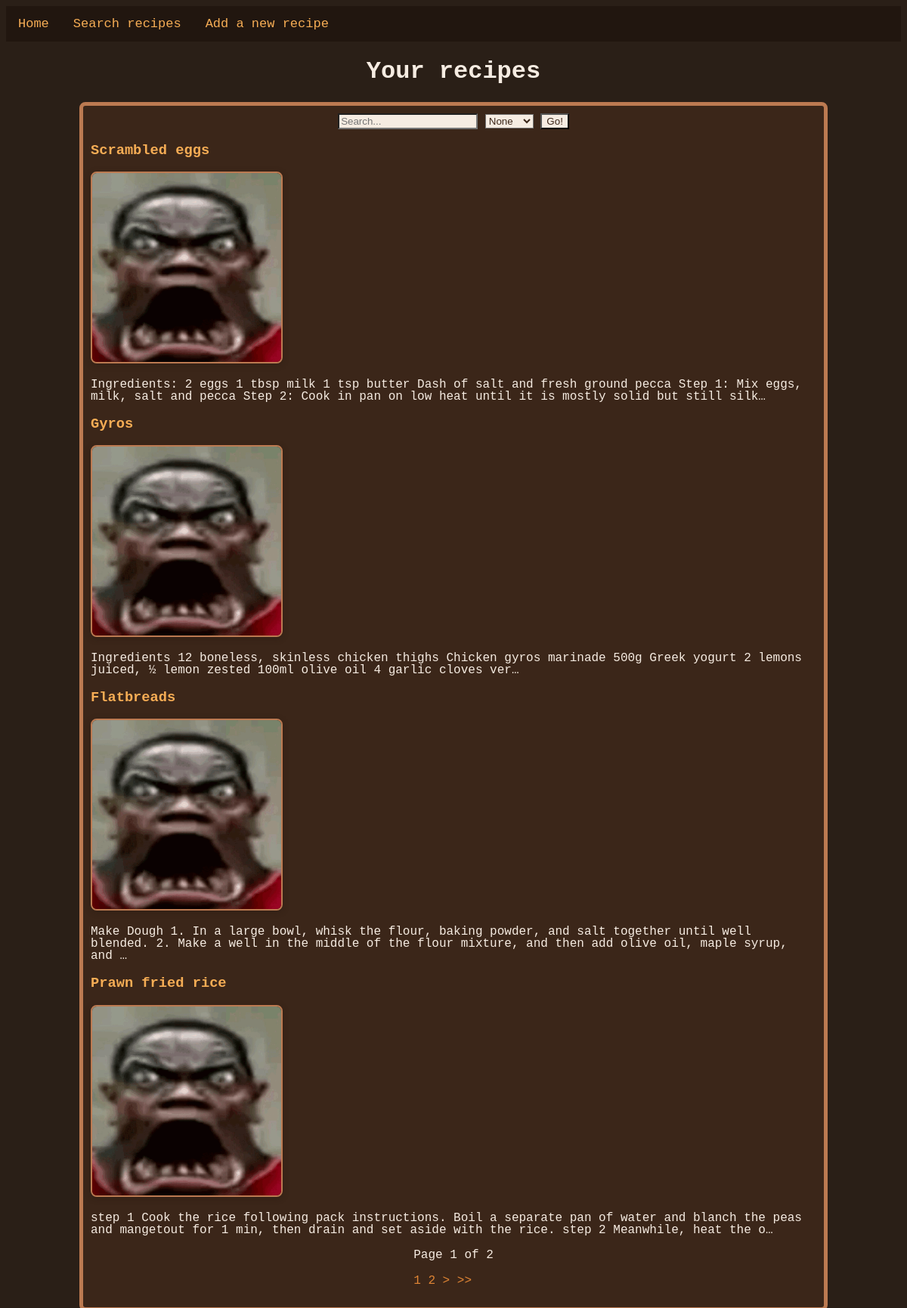
Before: /recipes/ with the older database file.
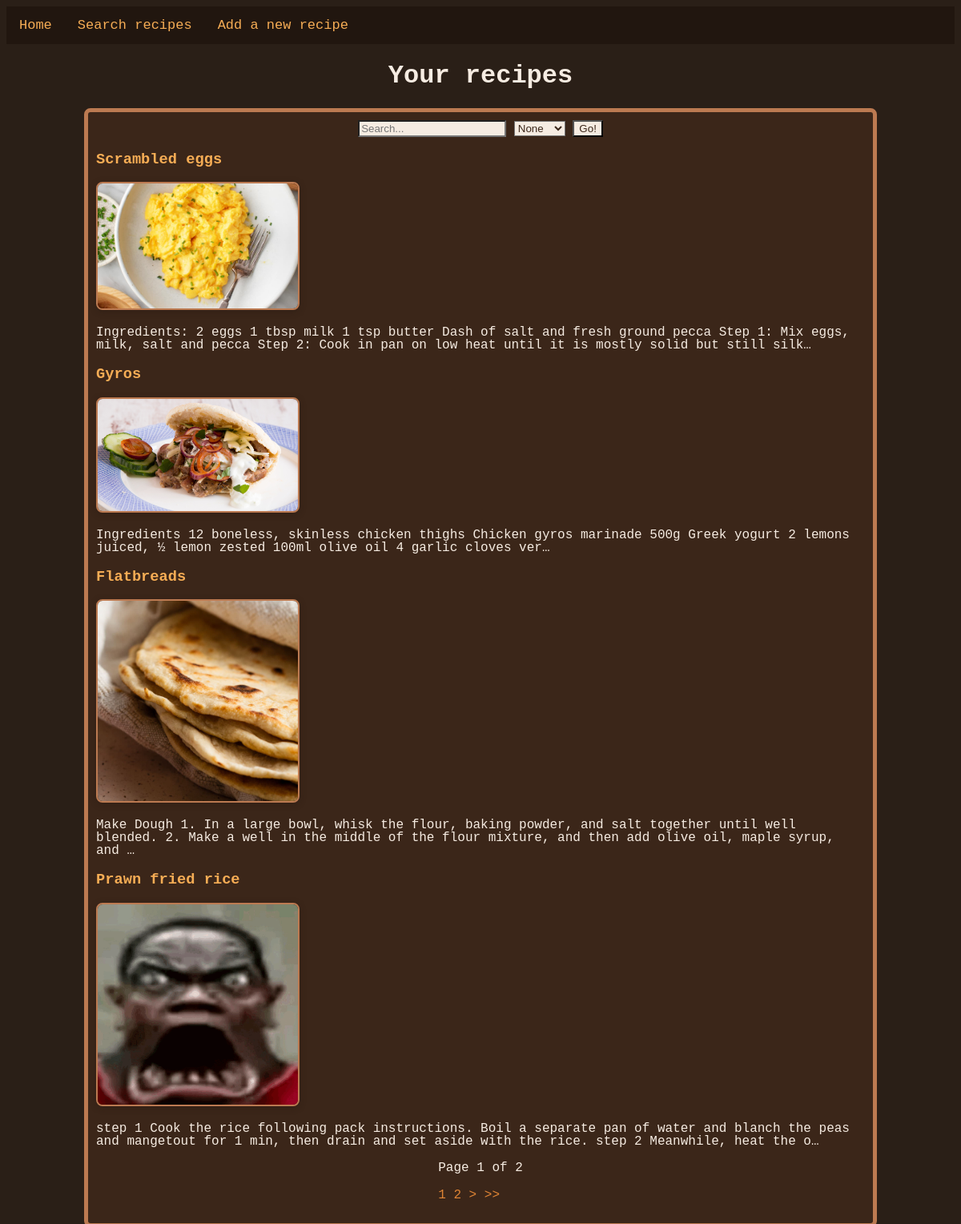
After: the same page with the newer database file.
### recipesMain/models.py (models this page shows, shortened)
class recipe(models.Model):
    recipeId = models.BigAutoField(primary_key = True)
    title = models.CharField(max_length = 50)
    prepTime = models.IntegerField(default=15)
    cookTime = models.IntegerField(default=20)
    ingredients = models.TextField()
    body = models.TextField()
    image = models.ImageField(upload_to="food_images/", default="food_images/icon.png")
    tag = models.ManyToManyField(category, db_column = "categoryTitle")
    class Meta:
        db_table = "recipe"

### recipesMain/views.py (the view)
# urls.py: path("", views.listRecipesView, name="listRecipesView"),
def listRecipesView(request):
    categories = category.objects.all()
    q = request.GET.get("q", default="")
    tagDDM = request.GET.get("tagDDM", default="")
    recipesDisp = recipe.objects.filter((Q(title__icontains=q) |
                                        Q(body__icontains=q)) &
                                        Q(tag__categoryTitle__icontains=tagDDM))
    paginator = P(recipesDisp, 4)
    pageObj = paginator.get_page(request.GET.get('page'))
    return render(request, "recipeViews/recipeList.html", {"category": categories, "pageObj": pageObj,})

### templates/recipeViews/recipeList.html (shortened to what this page needs)
{% extends "base.html" %}
{% load static %}
{% block content %}
<div class="centreTitle">
    <h1>Your recipes</h1>
</div>
<div class="centreColumn">
    <form class="searchbar" action="/recipes/" method="get">
        <input name="q" type="text" placeholder="Search..." />
        <select name="tagDDM">
            <option value="">None</option>
        </select>
        <input type="submit" value="Go!" />
    </form>
    <div>
        {% if pageObj %}
            {% for getdata in pageObj %}
            <article class="entry">
                <h3><a class="recipeLink" href="/recipes/{{ getdata.recipeId }}">{{ getdata.title }}</a></h3>
                <p><img class="previewImage" src="{{getdata.image.url}}" alt="{{getdata.image.url}}"></p>
                <p>{{ getdata.body | truncatechars:200 }}</p>
            </article>
            {% endfor %}
        {% else %}
            <p class="noResult">No results. Maybe you should write this one next!</p>
        {% endif %}
    </div>
    <div class="pagination">
        <span>
            Page {{ pageObj.number }} of {{ pageObj.paginator.num_pages }}
        </span>
        <p>
        {% for num in pageObj.paginator.page_range %}
            {% if page_obj.number == num %}
                <strong>{{ num }}</strong>
            {% else %}
                <a href="?page={{ num }}">{{ num }}</a>
            {% endif %}
        {% endfor %}
        {% if pageObj.has_next %}
            <a href="?page={{ pageObj.next_page_number }}">></a>
            <a href="?page={{ pageObj.paginator.num_pages }}">>></a>
        {% endif %}
        </p>
    </div>
</div>
{% endblock %}

### templates/base.html (shortened to what this page needs)
<!DOCTYPE html>
{% load static %}
<html lang="en">
<head>
    <link rel="stylesheet" href="{% static 'css/main.css' %}">
</head>
<body>
    <div class="navbar">
        <a class="{% if url_name == 'homepageView' %}active{% endif %}" href="{% url 'homepageView' %}" >Home</a>
        <a class="{% if url_name == 'recipesDisp' %}active{% endif %}" href="{% url 'listRecipesView' %}" >Search recipes</a>
        <a class="{% if url_name == 'addRecipeView' %}active{% endif %}" href="{% url 'addRecipeView' %}">Add a new recipe</a>
    </div>
    <div class="mainContentDiv">
        {% block content %}
        {% endblock %}
    </div>
</body>
</html>

### static/css/main.css (style rules this page uses)
:root { --autumn-bg: #2a1f17; --autumn-container-bg: #3b2619; --autumn-accent: #e08535; --autumn-accent-dark: #8f4c1c; --autumn-text: #f6ece2; --autumn-link: #f6ad55; --autumn-hover: #e57242; --autumn-border: #bc7a51; }
.centreColumn { width: 960px; height: 100%; padding: 10px; border: 5px solid var(--autumn-border); border-radius: 8px; word-break: keep-all; background-color: var(--autumn-container-bg); margin: auto; display: flex; flex-direction: column; align-items: center; color: var(--autumn-text); }
.centreTitle { align-items: center; text-align: center; }
.entry { line-height: 1; }
.navbar { background-color: #21160f; overflow: hidden; }
.recipeLink { color: var(--autumn-accent); text-decoration: none; }
.navbar a { float: left; color: var(--autumn-link); padding: 14px 16px; text-decoration: none; font-size: 17px; transition: background-color 0.3s ease, color 0.3s ease; }
.searchbar input { background-color: var(--autumn-text); color: #3b2619; }
.searchbar select { background-color: var(--autumn-text); color: #3b2619; }
.pagination a { color: var(--autumn-accent); text-decoration: none; }
.previewImage { width:100%; max-width:250px; border-radius: 8px; border: 2px solid var(--autumn-border); box-shadow: 0 2px 8px #21160f55; }
.recipeLink { color: var(--autumn-link); text-decoration: none; transition: background-color 0.3s ease, color 0.3s ease; }
body { color: var(--autumn-text); background-color: var(--autumn-bg); font-family: 'Lucida Console', 'Courier New', monospace; height: 100%; }

Changed rows visible on the page:
changed recipe "Scrambled eggs": image: a different picture
changed recipe "Gyros": image: a different picture
changed recipe "Flatbreads": image: a different picture
